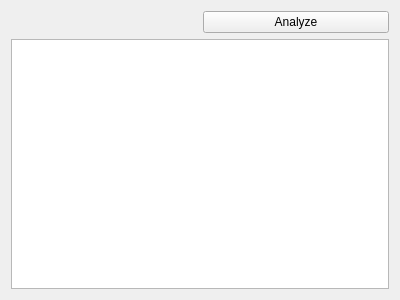
<?xml version="1.0" encoding="UTF-8"?>
<ui version="4.0">
 <class>Krazy2View</class>
 <widget class="QWidget" name="Krazy2View">
  <property name="geometry">
   <rect>
    <x>0</x>
    <y>0</y>
    <width>400</width>
    <height>300</height>
   </rect>
  </property>
  <property name="windowTitle">
   <string>Krazy2</string>
  </property>
  <layout class="QVBoxLayout" name="verticalLayout">
   <item>
    <layout class="QHBoxLayout" name="horizontalLayout">
     <item>
      <widget class="KUrlRequester" name="directoryRequester">
       <property name="mode">
        <set>KFile::Directory|KFile::ExistingOnly|KFile::LocalOnly</set>
       </property>
      </widget>
     </item>
     <item>
      <widget class="KPushButton" name="analyzeButton">
       <property name="text">
        <string comment="@caption:button">Analyze</string>
       </property>
      </widget>
     </item>
    </layout>
   </item>
   <item>
    <widget class="IssueWidget" name="resultsTableView"/>
   </item>
  </layout>
 </widget>
 <customwidgets>
  <customwidget>
   <class>KPushButton</class>
   <extends>QPushButton</extends>
   <header>kpushbutton.h</header>
  </customwidget>
  <customwidget>
   <class>KUrlRequester</class>
   <extends>QFrame</extends>
   <header>kurlrequester.h</header>
  </customwidget>
  <customwidget>
   <class>IssueWidget</class>
   <extends>QTableView</extends>
   <header>issuewidget.h</header>
  </customwidget>
 </customwidgets>
 <resources/>
 <connections/>
</ui>
